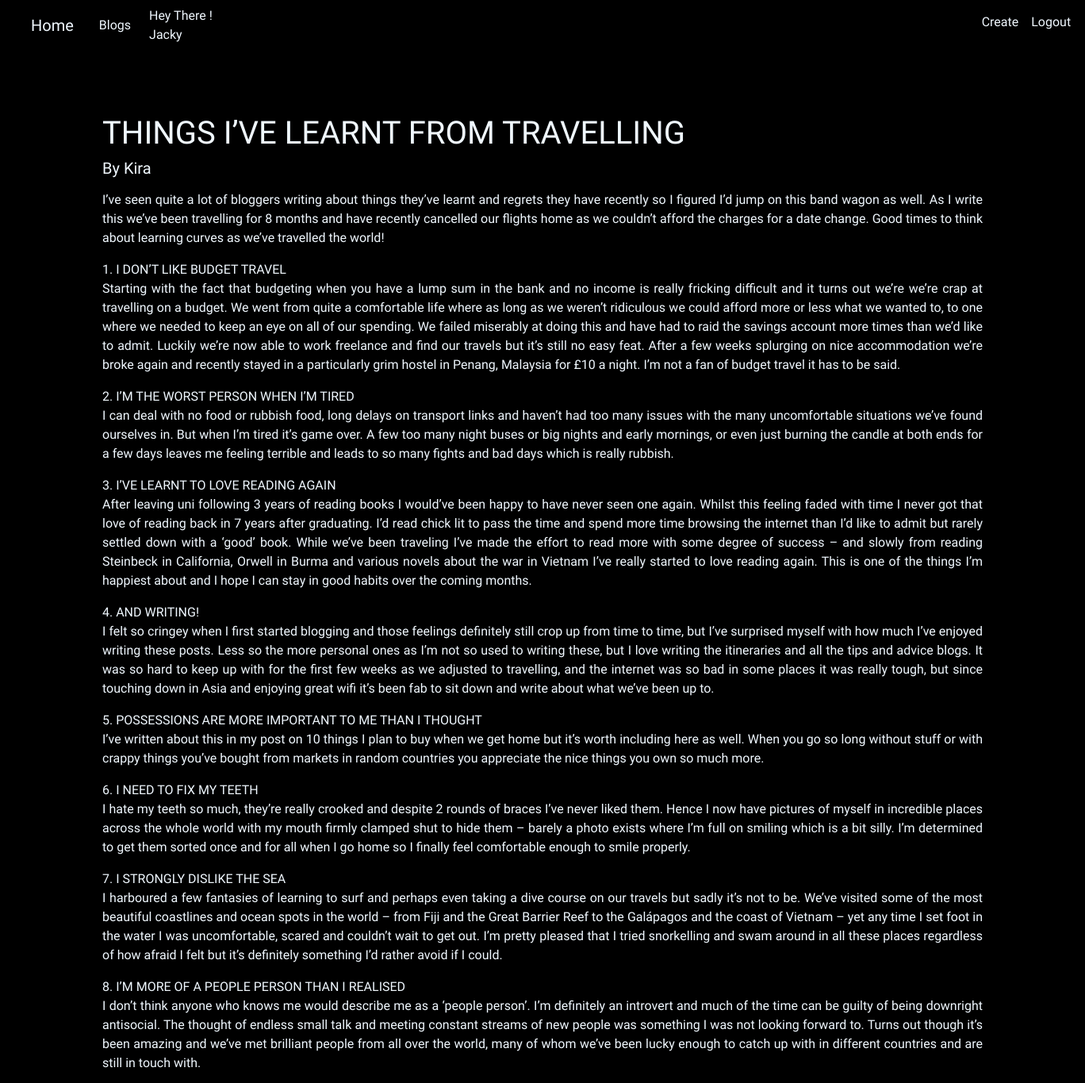
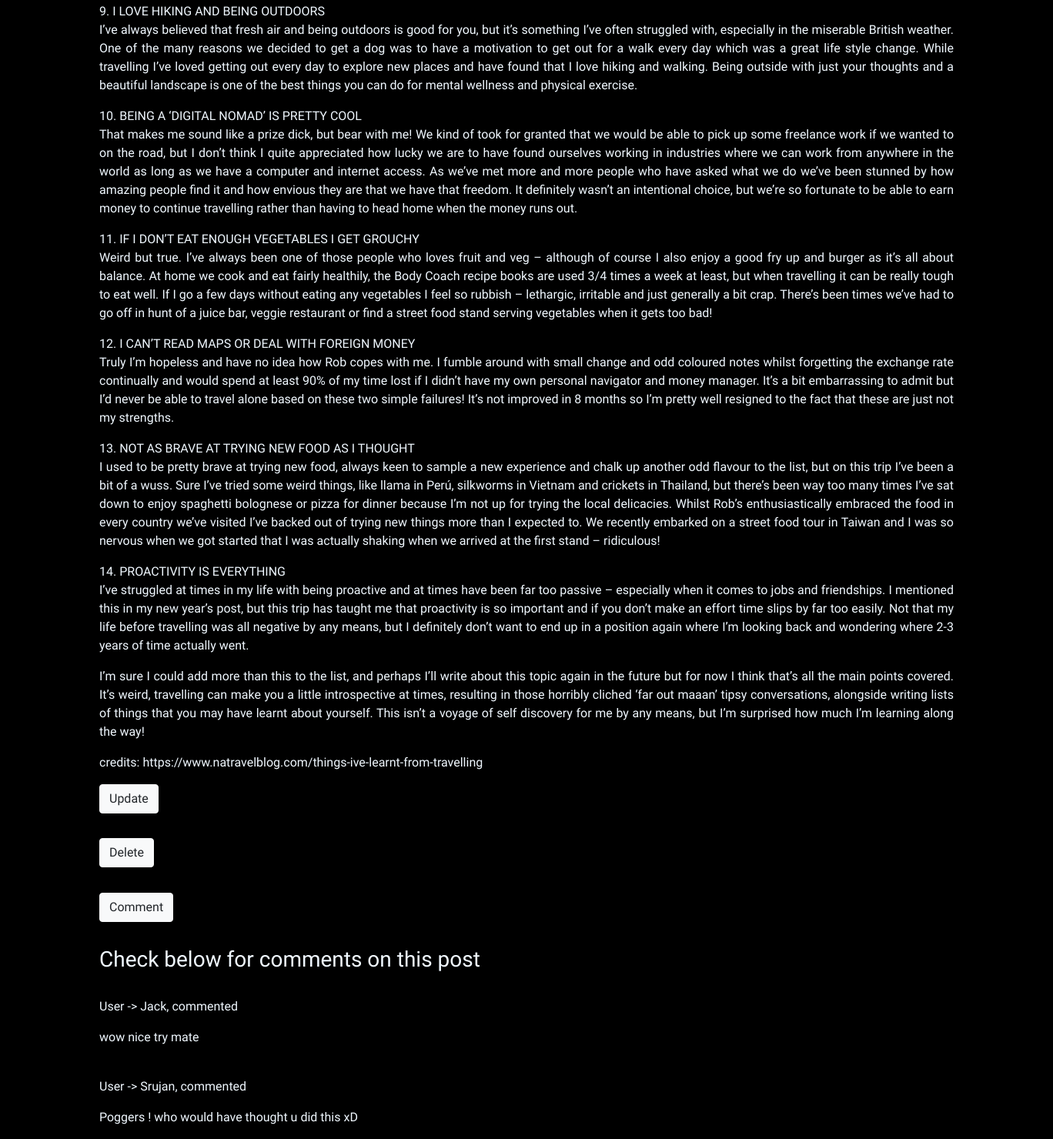
Screenshot of /posts/5/ (signed in) with the database file from the repository (2 pictures, top to bottom).
### blogem/models.py (models this page shows, shortened)
class Posts(models.Model):
    user = models.ForeignKey('auth.User', on_delete=models.CASCADE)
    title = models.CharField(max_length=50)
    content = models.TextField()

class Comments(models.Model):
    post = models.ForeignKey(
        'blogem.Posts', related_name='comments', on_delete=models.CASCADE)
    user = models.CharField(max_length=25)
    content = models.TextField()
    app_comment = models.BooleanField(default=True)

### blogem/views.py (the view)
# urls.py: path('posts/<int:pk>/', views.PostsDetailView.as_view(), name='posts_detail'),
class PostsDetailView(DetailView):
    model = Posts

### blogem/templates/blogem/posts_detail.html
{% extends 'blogem/base.html' %}
{% block content %}
<div class="container p1">
    <h1>{{posts.title}}</h1>
    <h5>By {{posts.user|title}}</h5>
    <p>{{posts.content|safe|linebreaks}}</p>
</div>
<div class="container">
{% if user.is_authenticated %}
    <h5><a class="btn btn-light" href="{% url 'blogem:update_post' pk=posts.pk %}"">Update</a></h5><br>
    <h5><a class="btn btn-light" href="{% url 'blogem:delete_post' pk=posts.pk %}"">Delete</a></h5>
    <hr>
    <h5><a class="btn btn-light" href="{% url 'blogem:create_comment' pk=posts.pk %}">Comment</a></h5><br>
    {% endif %}
    <h3>Check below for comments on this post </h3>
    {% for comment in posts.comments.all %}
    <br>
        {% if comment.count != 0 %}
            <p>User -> {{comment.user|title}}, commented</p>
            <p>{{comment.content}}</p>
        {% else %}
            <p>No one commented</p>
        {% endif %}
    {% endfor %}
</div>
{% endblock %}

### blogem/templates/blogem/base.html (shortened to what this page needs)
<!DOCTYPE html>
{% load static %}
<html lang="en">
<head>
    <link rel="stylesheet" href="https://cdn.jsdelivr.net/npm/bootstrap@4.6.0/dist/css/bootstrap.min.css"
>
    <link rel="stylesheet" href="{% static 'css/basic.css' %}">
</head>
<body>
    <nav class=" navbar navbar-expand-lg navbar-dark bg-transparent">
        <div class="container-fluid">
            <ul class="navbar-nav navbar-dark ">
                <li class="navbar-item"><a id="nv-items" class="nav-link navbar-brand" href="{% url 'blogem:home' %}">Home</a></li>
                <li class="navbar-item"><a id="nv-items" class="nav-link" href="{% url 'blogem:all_posts' %}">Blogs</a></li>
            </ul>
        </div>
        <div >
            <ul class="navbar-nav">
                {% if user.is_authenticated %}
                <li class="navbar-item"><a id="nav-name">Hey There ! {{ user.username|title }}</a></li>
                <li class="navbar-item"><a id="nv-items" class="nav-link" href="{% url 'blogem:create_post' %}">Create</a></li>
                <li class="navbar-item navbar-right"><a id="nv-items" class="nav-link" href="{% url 'blogem:logout' %}">Logout</a></li>
                {% else %}
                <li class="navbar-item navbar-right"><a id="nv-items" class="nav-link" href="{% url 'blogem:login' %}">Login</a></li>
                <li class="navbar-item"><a id="nv-items" class="nav-link" href="{% url 'blogem:register' %}">Register</a></li>
                {% endif %}
            </ul>
        </div>
    </nav>
    {% block content %}
    {% endblock %}
</body>
</html>

### blogem/static/css/basic.css (style rules this page uses)
body { background-image: url("black.jpg"); font-family: "Heebo", sans-serif; color: aliceblue; }
#nv-items { color: aliceblue; }
#nav-name { color: aliceblue; margin-right: 1000px; text-anchor: middle; }
.p1 { text-align: justify; margin-top: 80px; }

### rows the page displays
Posts: title "THINGS I’VE LEARNT FROM TRAVELLING", user "Kira", content "I’ve seen quite a lot of bloggers writing about things they’ve learnt and regrets they have recently so I figured I’d jump on this band wagon as well. As I write this we’ve been travelling for 8 months and have recently cancelled our flights home as we couldn’t afford the charges for a date change. Good times to think about learning curves as we’ve travelled the world! 1. I DON’T LIKE BUDGET TRAVEL Starting with the fact that budgeting when you have a lump sum in the bank and no income is really fricking difficult and it turns out we’re we’re crap at travelling on a budget. We went from quite a comfortable life where as long as we weren’t ridiculous we could afford more or less what we…"
Comments: user "Jack", content "wow nice try mate"
Comments: user "Srujan", content "Poggers ! who would have thought u did this xD"

### other values shown
{{ user.username|title }} "Jacky"
